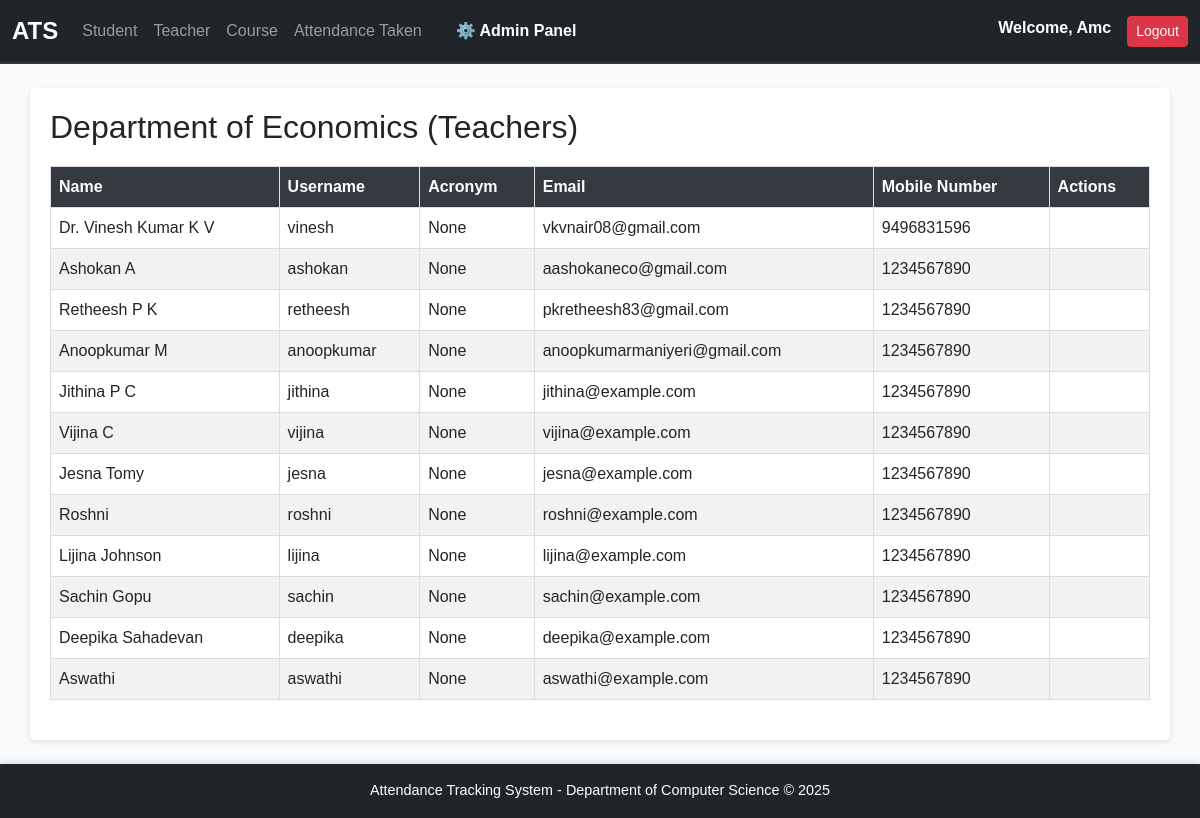
Screenshot of /teachers/ (signed in) with the database file from the repository.
### attendance/models.py (models this page shows, shortened)
class Department(models.Model):
    name = models.CharField(max_length=255, unique=True)
    def __str__(self):
        return self.name

class Teacher(models.Model):
    user = models.OneToOneField(User, on_delete=models.CASCADE)  # Link to default User model
    department = models.ForeignKey(Department, on_delete=models.CASCADE, related_name="teachers")
    phone_number = models.CharField(max_length=15, blank=True)
    acronym = models.CharField(max_length=10, blank=True, null=True, help_text="E.g., AR for Abhinav Raj")

### attendance/views.py (the view)
# urls.py: path('teachers/', views.teacher_list, name='teacher_list'),
@login_required
def teacher_list(request):
    teacher = get_user_teacher(request.user)
    department = teacher.department
    active_teachers = Teacher.objects.filter(department=department, user__is_active=True)
    inactive_teachers = Teacher.objects.filter(department=department, user__is_active=False)
    return render(request, 'attendance/teacher_list.html', {
        'active_teachers': active_teachers,
        'inactive_teachers': inactive_teachers,
        'department': department
    })

### attendance/context_processors.py (called while the page is built)
def is_hod(request):
    return {'is_hod': request.user.groups.filter(name='HoD').exists()}

### attendance/views.py (called while the page is built, shortened)
def get_user_teacher(user):
    try:
        return Teacher.objects.get(user=user)
    except Teacher.DoesNotExist:
        if user.is_superuser:
            first_teacher = Teacher.objects.first()
            if first_teacher:
                return first_teacher
        raise

### attendance/templates/attendance/teacher_list.html (shortened to what this page needs)
{% extends 'base.html' %}
{% block content %}
  <h2> Department of {{ department }} (Teachers)</h2>
  <table>
    <thead>
      <tr>
        <th>Name</th>
        <th>Username</th>
        <th>Acronym</th>
        <th>Email</th>
        <th>Mobile Number</th>
        <th>Actions</th>
      </tr>
    </thead>
    <tbody>
      {% for teacher in active_teachers %}
        <tr>
          <td>{{ teacher.user.get_full_name }}</td>
          <td>{{ teacher.user.username }}</td>
          <td>{{ teacher.acronym }}</td>
          <td>{{ teacher.user.email }}</td>
          <td>{{ teacher.phone_number }}</td>
          <td>
          </td>
        </tr>
      {% empty %}
        <tr>
          <td colspan="6">No active teachers found.</td>
        </tr>
      {% endfor %}
    </tbody>
  </table>
{% endblock %}

### templates/base.html (shortened to what this page needs)
{% load static %}
<!DOCTYPE html>
<html lang="en">
<head>
    <link href="https://cdn.jsdelivr.net/npm/bootstrap@5.3.0/dist/css/bootstrap.min.css" rel="stylesheet">
    <link rel="stylesheet" href="{% static 'base.css' %}">
</head>
<body>
    <nav class="navbar navbar-expand-lg navbar-dark bg-dark">
        <div class="container-fluid">
            <a class="navbar-brand" href="{% url 'index' %}">ATS</a>
            <div class="collapse navbar-collapse" id="navbarNav">
                <ul class="navbar-nav me-auto">
                    <li class="nav-item">
                        <a class="nav-link" href="{% url 'student_list' %}">Student</a>
                    </li>
                    <li class="nav-item">
                        <a class="nav-link" href="{% url 'teacher_list' %}">Teacher</a>
                    </li>
                    <li class="nav-item">
                        <a class="nav-link" href="{% url 'course_list' %}">Course</a>
                    </li>
                    <li class="nav-item">
                        <a class="nav-link" href="{% url 'teacher_attendance_list' %}">Attendance Taken</a>
                    </li>
                    {% if user.is_superuser %}
                    <li class="nav-item">
                        <a class="nav-link btn btn-dark text-white fw-bold px-3 py-2 rounded shadow-sm"
                           style="margin-left: 10px; transition: 0.3s;"
                           onmouseover="this.style.backgroundColor='#333'; this.style.color='#fff';"
                           onmouseout="this.style.backgroundColor='#000'; this.style.color='#fff';"
                           href="{% url 'admin_dashboard' %}">
                           ⚙️ Admin Panel
                        </a>
                    </li>
                    {% endif %}
                </ul>
                {% if user.is_authenticated %}
                <ul class="navbar-nav">
                    <li class="nav-item">
                        <span class="navbar-text text-white me-3 fw-bold">Welcome, {{ user.username|title }}</span>
                    </li>
                    <li>
                        <form  method="post" action="{% url 'logout' %}">
                            <button class="btn btn-danger btn-sm" type="submit">Logout</button>
                          </form>
                    </li>
                </ul>
                {% else %}
                <ul class="navbar-nav">
                    <li class="nav-item">
                        <a class="nav-link" href="{% url 'login' %}">Login</a>
                    </li>
                </ul>
                {% endif %}
            </div>
        </div>
    </nav>
    <div class="container mt-4">
        {% block content %}{% endblock %}
    </div>
    <footer class="bg-dark text-white text-center py-3 mt-4">
        <p class="mb-0">Attendance Tracking System - Department of Computer Science &copy; 2025</p>
    </footer>
</body>
</html>

### static/base.css (style rules this page uses)
html, body { font-family: 'Arial', sans-serif; background-color: #f8f9fa; color: #212529; height: 100%; margin: 0; display: flex; flex-direction: column; }
.navbar { border-bottom: 2px solid #343a40; }
.navbar-brand { font-weight: bold; font-size: 1.5rem; }
.nav-item .nav-link { font-size: 1rem; padding: 0.5rem 1rem; transition: color 0.2s ease-in-out; }
footer { background-color: #343a40; color: #ffffff; font-size: 0.9rem; text-align: center; padding: 10px 0; box-shadow: 0 -2px 5px rgba(0, 0, 0, 0.1); }
.container { flex: 1; background-color: #ffffff; border-radius: 5px; box-shadow: 0 2px 5px rgba(0, 0, 0, 0.1); padding: 20px; }
table { width: 100%; border-collapse: collapse; margin: 20px 0; }
table th, table td { border: 1px solid #ddd; padding: 8px; text-align: left; }
table th { background-color: #343a40; color: #ffffff; }
table tr:nth-child(even) { background-color: #f2f2f2; }
.text-center { text-align: center; }
.mt-4 { margin-top: 1.5rem; }

### rows the page displays
Department: name "Economics"
Teacher: user.get_full_name "Dr. Vinesh Kumar K V", user.username "vinesh", acronym "None", user.email "vkvnair08@gmail.com", phone_number "9496831596"
Teacher: user.get_full_name "Ashokan A", user.username "ashokan", acronym "None", user.email "aashokaneco@gmail.com", phone_number "1234567890"
Teacher: user.get_full_name "Retheesh P K", user.username "retheesh", acronym "None", user.email "pkretheesh83@gmail.com", phone_number "1234567890"
Teacher: user.get_full_name "Anoopkumar M", user.username "anoopkumar", acronym "None", user.email "anoopkumarmaniyeri@gmail.com", phone_number "1234567890"
Teacher: user.get_full_name "Jithina P C", user.username "jithina", acronym "None", user.email "jithina@example.com", phone_number "1234567890"
Teacher: user.get_full_name "Vijina C", user.username "vijina", acronym "None", user.email "vijina@example.com", phone_number "1234567890"
Teacher: user.get_full_name "Jesna Tomy", user.username "jesna", acronym "None", user.email "jesna@example.com", phone_number "1234567890"
Teacher: user.get_full_name "Roshni", user.username "roshni", acronym "None", user.email "roshni@example.com", phone_number "1234567890"
Teacher: user.get_full_name "Lijina Johnson", user.username "lijina", acronym "None", user.email "lijina@example.com", phone_number "1234567890"
Teacher: user.get_full_name "Sachin Gopu", user.username "sachin", acronym "None", user.email "sachin@example.com", phone_number "1234567890"
Teacher: user.get_full_name "Deepika Sahadevan", user.username "deepika", acronym "None", user.email "deepika@example.com", phone_number "1234567890"
Teacher: user.get_full_name "Aswathi", user.username "aswathi", acronym "None", user.email "aswathi@example.com", phone_number "1234567890"

### other values shown
{{ user.username|title }} "Amc"
